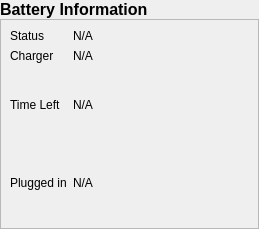
            <widget class="QWidget" name="battrey">
             <property name="sizePolicy">
              <sizepolicy hsizetype="Preferred" vsizetype="Expanding">
               <horstretch>0</horstretch>
               <verstretch>0</verstretch>
              </sizepolicy>
             </property>
             <layout class="QVBoxLayout" name="verticalLayout_7">
              <property name="spacing">
               <number>0</number>
              </property>
              <property name="leftMargin">
               <number>0</number>
              </property>
              <property name="topMargin">
               <number>0</number>
              </property>
              <property name="rightMargin">
               <number>0</number>
              </property>
              <property name="bottomMargin">
               <number>0</number>
              </property>
              <item alignment="Qt::AlignBottom">
               <widget class="QLabel" name="label_43">
                <property name="font">
                 <font>
                  <pointsize>12</pointsize>
                  <bold>true</bold>
                 </font>
                </property>
                <property name="text">
                 <string>Battery Information</string>
                </property>
               </widget>
              </item>
              <item>
               <widget class="QFrame" name="frame">
                <property name="sizePolicy">
                 <sizepolicy hsizetype="Preferred" vsizetype="Expanding">
                  <horstretch>0</horstretch>
                  <verstretch>0</verstretch>
                 </sizepolicy>
                </property>
                <property name="frameShape">
                 <enum>QFrame::StyledPanel</enum>
                </property>
                <property name="frameShadow">
                 <enum>QFrame::Raised</enum>
                </property>
                <layout class="QGridLayout" name="gridLayout_4">
                 <item row="3" column="1">
                  <widget class="QLabel" name="battery_plugged">
                   <property name="text">
                    <string>N/A</string>
                   </property>
                  </widget>
                 </item>
                 <item row="1" column="0">
                  <widget class="QLabel" name="label_45">
                   <property name="text">
                    <string>Charger</string>
                   </property>
                  </widget>
                 </item>
                 <item row="0" column="0">
                  <widget class="QLabel" name="label_44">
                   <property name="text">
                    <string>Status</string>
                   </property>
                  </widget>
                 </item>
                 <item row="1" column="1">
                  <widget class="QLabel" name="battery_charge">
                   <property name="text">
                    <string>N/A</string>
                   </property>
                  </widget>
                 </item>
                 <item row="3" column="0">
                  <widget class="QLabel" name="label_47">
                   <property name="text">
                    <string>Plugged in</string>
                   </property>
                  </widget>
                 </item>
                 <item row="2" column="0">
                  <widget class="QLabel" name="label_46">
                   <property name="text">
                    <string>Time Left</string>
                   </property>
                  </widget>
                 </item>
                 <item row="0" column="1">
                  <widget class="QLabel" name="battery_status">
                   <property name="text">
                    <string>N/A</string>
                   </property>
                  </widget>
                 </item>
                 <item row="2" column="1">
                  <widget class="QLabel" name="battery_time_left">
                   <property name="text">
                    <string>N/A</string>
                   </property>
                  </widget>
                 </item>
                 <item row="2" column="2" rowspan="2">
                  <widget class="roundProgressBar" name="battery_usage" native="true">
                   <property name="minimumSize">
                    <size>
                     <width>150</width>
                     <height>150</height>
                    </size>
                   </property>
                   <property name="maximumSize">
                    <size>
                     <width>150</width>
                     <height>150</height>
                    </size>
                   </property>
                  </widget>
                 </item>
                </layout>
               </widget>
              </item>
             </layout>
            </widget>
